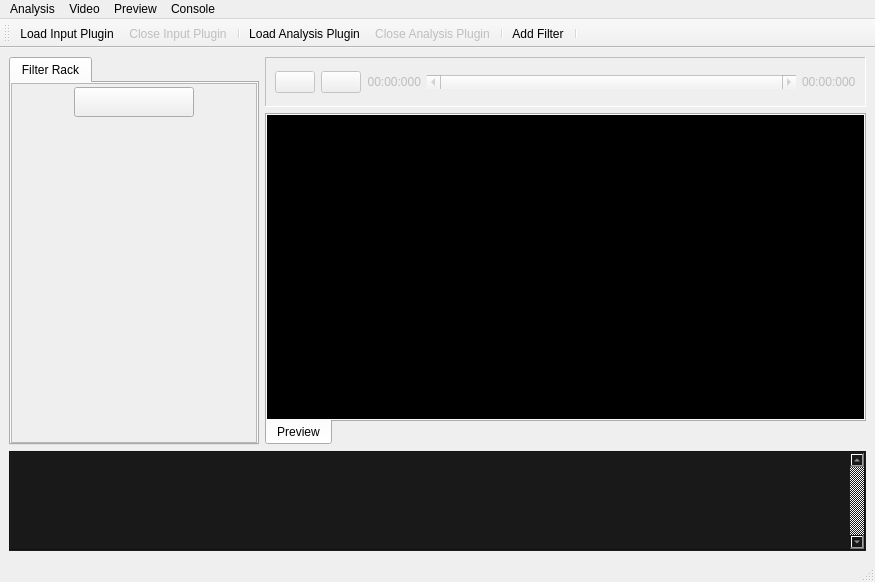
<?xml version="1.0" encoding="UTF-8"?>
<ui version="4.0">
 <class>MainWindow</class>
 <widget class="QMainWindow" name="MainWindow">
  <property name="geometry">
   <rect>
    <x>0</x>
    <y>0</y>
    <width>875</width>
    <height>582</height>
   </rect>
  </property>
  <property name="windowTitle">
   <string>IC</string>
  </property>
  <property name="toolButtonStyle">
   <enum>Qt::ToolButtonTextUnderIcon</enum>
  </property>
  <property name="animated">
   <bool>true</bool>
  </property>
  <property name="documentMode">
   <bool>false</bool>
  </property>
  <property name="tabShape">
   <enum>QTabWidget::Rounded</enum>
  </property>
  <property name="dockNestingEnabled">
   <bool>false</bool>
  </property>
  <widget class="QWidget" name="centralwidget">
   <layout class="QGridLayout" name="gridLayout">
    <item row="0" column="0" rowspan="2">
     <widget class="QTabWidget" name="toolstab">
      <property name="enabled">
       <bool>true</bool>
      </property>
      <property name="minimumSize">
       <size>
        <width>250</width>
        <height>0</height>
       </size>
      </property>
      <property name="maximumSize">
       <size>
        <width>250</width>
        <height>16777215</height>
       </size>
      </property>
      <property name="tabShape">
       <enum>QTabWidget::Rounded</enum>
      </property>
      <property name="currentIndex">
       <number>0</number>
      </property>
      <property name="elideMode">
       <enum>Qt::ElideNone</enum>
      </property>
      <property name="documentMode">
       <bool>false</bool>
      </property>
      <property name="tabsClosable">
       <bool>false</bool>
      </property>
      <property name="movable">
       <bool>true</bool>
      </property>
      <widget class="ICTab_FilterRack" name="tab_filterrack">
       <property name="enabled">
        <bool>true</bool>
       </property>
       <attribute name="title">
        <string>Filter Rack</string>
       </attribute>
       <layout class="QGridLayout" name="gridLayout_4">
        <property name="margin">
         <number>0</number>
        </property>
        <property name="spacing">
         <number>0</number>
        </property>
        <item row="0" column="0">
         <widget class="QScrollArea" name="sca_filterrack">
          <property name="enabled">
           <bool>true</bool>
          </property>
          <property name="widgetResizable">
           <bool>true</bool>
          </property>
          <property name="alignment">
           <set>Qt::AlignCenter</set>
          </property>
          <widget class="QWidget" name="filterrack_contents">
           <property name="enabled">
            <bool>true</bool>
           </property>
           <property name="geometry">
            <rect>
             <x>0</x>
             <y>0</y>
             <width>244</width>
             <height>342</height>
            </rect>
           </property>
           <layout class="QVBoxLayout" name="verticalLayout">
            <property name="spacing">
             <number>2</number>
            </property>
            <property name="margin">
             <number>3</number>
            </property>
            <item alignment="Qt::AlignHCenter">
             <widget class="QPushButton" name="pb_add_filter">
              <property name="sizePolicy">
               <sizepolicy hsizetype="Expanding" vsizetype="Fixed">
                <horstretch>0</horstretch>
                <verstretch>0</verstretch>
               </sizepolicy>
              </property>
              <property name="minimumSize">
               <size>
                <width>120</width>
                <height>30</height>
               </size>
              </property>
              <property name="maximumSize">
               <size>
                <width>16777215</width>
                <height>30</height>
               </size>
              </property>
              <property name="text">
               <string/>
              </property>
              <property name="icon">
               <iconset resource="resources/ic_resources.qrc">
                <normaloff>:/icon/add</normaloff>:/icon/add</iconset>
              </property>
              <property name="iconSize">
               <size>
                <width>18</width>
                <height>18</height>
               </size>
              </property>
              <property name="flat">
               <bool>false</bool>
              </property>
             </widget>
            </item>
            <item>
             <spacer name="verticalSpacer_2">
              <property name="orientation">
               <enum>Qt::Vertical</enum>
              </property>
              <property name="sizeHint" stdset="0">
               <size>
                <width>20</width>
                <height>40</height>
               </size>
              </property>
             </spacer>
            </item>
           </layout>
          </widget>
         </widget>
        </item>
       </layout>
      </widget>
     </widget>
    </item>
    <item row="0" column="1">
     <widget class="ICPlaybackFrame" name="frm_playback">
      <property name="enabled">
       <bool>false</bool>
      </property>
      <property name="minimumSize">
       <size>
        <width>0</width>
        <height>50</height>
       </size>
      </property>
      <property name="frameShape">
       <enum>QFrame::Panel</enum>
      </property>
      <property name="frameShadow">
       <enum>QFrame::Sunken</enum>
      </property>
      <layout class="QGridLayout" name="gridLayout_3">
       <item row="0" column="0">
        <widget class="QPushButton" name="pb_play">
         <property name="text">
          <string/>
         </property>
         <property name="icon">
          <iconset resource="resources/ic_resources.qrc">
           <normaloff>:/icon/play</normaloff>:/icon/play</iconset>
         </property>
         <property name="iconSize">
          <size>
           <width>16</width>
           <height>16</height>
          </size>
         </property>
         <property name="checkable">
          <bool>true</bool>
         </property>
        </widget>
       </item>
       <item row="0" column="1">
        <widget class="QPushButton" name="pb_loop">
         <property name="text">
          <string/>
         </property>
         <property name="icon">
          <iconset resource="resources/ic_resources.qrc">
           <normaloff>:/icon/refresh</normaloff>:/icon/refresh</iconset>
         </property>
         <property name="iconSize">
          <size>
           <width>16</width>
           <height>16</height>
          </size>
         </property>
         <property name="checkable">
          <bool>true</bool>
         </property>
        </widget>
       </item>
       <item row="0" column="2">
        <widget class="QLabel" name="lbl_current">
         <property name="text">
          <string>00:00:000</string>
         </property>
         <property name="alignment">
          <set>Qt::AlignRight|Qt::AlignTrailing|Qt::AlignVCenter</set>
         </property>
        </widget>
       </item>
       <item row="0" column="3">
        <widget class="QScrollBar" name="scb_pos">
         <property name="sizePolicy">
          <sizepolicy hsizetype="Expanding" vsizetype="Fixed">
           <horstretch>0</horstretch>
           <verstretch>0</verstretch>
          </sizepolicy>
         </property>
         <property name="maximum">
          <number>0</number>
         </property>
         <property name="sliderPosition">
          <number>0</number>
         </property>
         <property name="tracking">
          <bool>true</bool>
         </property>
         <property name="orientation">
          <enum>Qt::Horizontal</enum>
         </property>
        </widget>
       </item>
       <item row="0" column="4">
        <widget class="QLabel" name="lbl_total">
         <property name="text">
          <string>00:00:000</string>
         </property>
        </widget>
       </item>
      </layout>
     </widget>
    </item>
    <item row="1" column="1">
     <widget class="QTabWidget" name="maintab">
      <property name="enabled">
       <bool>true</bool>
      </property>
      <property name="tabPosition">
       <enum>QTabWidget::South</enum>
      </property>
      <property name="currentIndex">
       <number>0</number>
      </property>
      <property name="movable">
       <bool>true</bool>
      </property>
      <widget class="ICTab_Preview" name="tab_preview">
       <attribute name="title">
        <string>Preview</string>
       </attribute>
       <layout class="QGridLayout" name="gridLayout_6">
        <property name="margin">
         <number>0</number>
        </property>
        <property name="spacing">
         <number>0</number>
        </property>
        <item row="0" column="0">
         <widget class="QLabel_ResizablePixmap" name="lbl_preview">
          <property name="autoFillBackground">
           <bool>false</bool>
          </property>
          <property name="styleSheet">
           <string notr="true">background-color: rgb(0, 0, 0);</string>
          </property>
          <property name="text">
           <string/>
          </property>
          <property name="alignment">
           <set>Qt::AlignCenter</set>
          </property>
         </widget>
        </item>
       </layout>
      </widget>
     </widget>
    </item>
    <item row="2" column="0" colspan="2">
     <widget class="QTextEdit" name="txt_console">
      <property name="enabled">
       <bool>true</bool>
      </property>
      <property name="sizePolicy">
       <sizepolicy hsizetype="Expanding" vsizetype="Expanding">
        <horstretch>2</horstretch>
        <verstretch>0</verstretch>
       </sizepolicy>
      </property>
      <property name="minimumSize">
       <size>
        <width>100</width>
        <height>0</height>
       </size>
      </property>
      <property name="maximumSize">
       <size>
        <width>16777215</width>
        <height>100</height>
       </size>
      </property>
      <property name="palette">
       <palette>
        <active>
         <colorrole role="WindowText">
          <brush brushstyle="SolidPattern">
           <color alpha="255">
            <red>213</red>
            <green>213</green>
            <blue>213</blue>
           </color>
          </brush>
         </colorrole>
         <colorrole role="Button">
          <brush brushstyle="SolidPattern">
           <color alpha="255">
            <red>25</red>
            <green>25</green>
            <blue>25</blue>
           </color>
          </brush>
         </colorrole>
         <colorrole role="Light">
          <brush brushstyle="SolidPattern">
           <color alpha="255">
            <red>255</red>
            <green>255</green>
            <blue>255</blue>
           </color>
          </brush>
         </colorrole>
         <colorrole role="Midlight">
          <brush brushstyle="SolidPattern">
           <color alpha="255">
            <red>255</red>
            <green>255</green>
            <blue>255</blue>
           </color>
          </brush>
         </colorrole>
         <colorrole role="Dark">
          <brush brushstyle="SolidPattern">
           <color alpha="255">
            <red>127</red>
            <green>127</green>
            <blue>127</blue>
           </color>
          </brush>
         </colorrole>
         <colorrole role="Mid">
          <brush brushstyle="SolidPattern">
           <color alpha="255">
            <red>170</red>
            <green>170</green>
            <blue>170</blue>
           </color>
          </brush>
         </colorrole>
         <colorrole role="Text">
          <brush brushstyle="SolidPattern">
           <color alpha="255">
            <red>213</red>
            <green>213</green>
            <blue>213</blue>
           </color>
          </brush>
         </colorrole>
         <colorrole role="BrightText">
          <brush brushstyle="SolidPattern">
           <color alpha="255">
            <red>255</red>
            <green>255</green>
            <blue>255</blue>
           </color>
          </brush>
         </colorrole>
         <colorrole role="ButtonText">
          <brush brushstyle="SolidPattern">
           <color alpha="255">
            <red>213</red>
            <green>213</green>
            <blue>213</blue>
           </color>
          </brush>
         </colorrole>
         <colorrole role="Base">
          <brush brushstyle="SolidPattern">
           <color alpha="255">
            <red>25</red>
            <green>25</green>
            <blue>25</blue>
           </color>
          </brush>
         </colorrole>
         <colorrole role="Window">
          <brush brushstyle="SolidPattern">
           <color alpha="255">
            <red>25</red>
            <green>25</green>
            <blue>25</blue>
           </color>
          </brush>
         </colorrole>
         <colorrole role="Shadow">
          <brush brushstyle="SolidPattern">
           <color alpha="255">
            <red>0</red>
            <green>0</green>
            <blue>0</blue>
           </color>
          </brush>
         </colorrole>
         <colorrole role="AlternateBase">
          <brush brushstyle="SolidPattern">
           <color alpha="255">
            <red>255</red>
            <green>255</green>
            <blue>255</blue>
           </color>
          </brush>
         </colorrole>
         <colorrole role="ToolTipBase">
          <brush brushstyle="SolidPattern">
           <color alpha="255">
            <red>255</red>
            <green>255</green>
            <blue>220</blue>
           </color>
          </brush>
         </colorrole>
         <colorrole role="ToolTipText">
          <brush brushstyle="SolidPattern">
           <color alpha="255">
            <red>0</red>
            <green>0</green>
            <blue>0</blue>
           </color>
          </brush>
         </colorrole>
        </active>
        <inactive>
         <colorrole role="WindowText">
          <brush brushstyle="SolidPattern">
           <color alpha="255">
            <red>213</red>
            <green>213</green>
            <blue>213</blue>
           </color>
          </brush>
         </colorrole>
         <colorrole role="Button">
          <brush brushstyle="SolidPattern">
           <color alpha="255">
            <red>25</red>
            <green>25</green>
            <blue>25</blue>
           </color>
          </brush>
         </colorrole>
         <colorrole role="Light">
          <brush brushstyle="SolidPattern">
           <color alpha="255">
            <red>255</red>
            <green>255</green>
            <blue>255</blue>
           </color>
          </brush>
         </colorrole>
         <colorrole role="Midlight">
          <brush brushstyle="SolidPattern">
           <color alpha="255">
            <red>255</red>
            <green>255</green>
            <blue>255</blue>
           </color>
          </brush>
         </colorrole>
         <colorrole role="Dark">
          <brush brushstyle="SolidPattern">
           <color alpha="255">
            <red>127</red>
            <green>127</green>
            <blue>127</blue>
           </color>
          </brush>
         </colorrole>
         <colorrole role="Mid">
          <brush brushstyle="SolidPattern">
           <color alpha="255">
            <red>170</red>
            <green>170</green>
            <blue>170</blue>
           </color>
          </brush>
         </colorrole>
         <colorrole role="Text">
          <brush brushstyle="SolidPattern">
           <color alpha="255">
            <red>213</red>
            <green>213</green>
            <blue>213</blue>
           </color>
          </brush>
         </colorrole>
         <colorrole role="BrightText">
          <brush brushstyle="SolidPattern">
           <color alpha="255">
            <red>255</red>
            <green>255</green>
            <blue>255</blue>
           </color>
          </brush>
         </colorrole>
         <colorrole role="ButtonText">
          <brush brushstyle="SolidPattern">
           <color alpha="255">
            <red>213</red>
            <green>213</green>
            <blue>213</blue>
           </color>
          </brush>
         </colorrole>
         <colorrole role="Base">
          <brush brushstyle="SolidPattern">
           <color alpha="255">
            <red>25</red>
            <green>25</green>
            <blue>25</blue>
           </color>
          </brush>
         </colorrole>
         <colorrole role="Window">
          <brush brushstyle="SolidPattern">
           <color alpha="255">
            <red>25</red>
            <green>25</green>
            <blue>25</blue>
           </color>
          </brush>
         </colorrole>
         <colorrole role="Shadow">
          <brush brushstyle="SolidPattern">
           <color alpha="255">
            <red>0</red>
            <green>0</green>
            <blue>0</blue>
           </color>
          </brush>
         </colorrole>
         <colorrole role="AlternateBase">
          <brush brushstyle="SolidPattern">
           <color alpha="255">
            <red>255</red>
            <green>255</green>
            <blue>255</blue>
           </color>
          </brush>
         </colorrole>
         <colorrole role="ToolTipBase">
          <brush brushstyle="SolidPattern">
           <color alpha="255">
            <red>255</red>
            <green>255</green>
            <blue>220</blue>
           </color>
          </brush>
         </colorrole>
         <colorrole role="ToolTipText">
          <brush brushstyle="SolidPattern">
           <color alpha="255">
            <red>0</red>
            <green>0</green>
            <blue>0</blue>
           </color>
          </brush>
         </colorrole>
        </inactive>
        <disabled>
         <colorrole role="WindowText">
          <brush brushstyle="SolidPattern">
           <color alpha="255">
            <red>213</red>
            <green>213</green>
            <blue>213</blue>
           </color>
          </brush>
         </colorrole>
         <colorrole role="Button">
          <brush brushstyle="SolidPattern">
           <color alpha="255">
            <red>25</red>
            <green>25</green>
            <blue>25</blue>
           </color>
          </brush>
         </colorrole>
         <colorrole role="Light">
          <brush brushstyle="SolidPattern">
           <color alpha="255">
            <red>255</red>
            <green>255</green>
            <blue>255</blue>
           </color>
          </brush>
         </colorrole>
         <colorrole role="Midlight">
          <brush brushstyle="SolidPattern">
           <color alpha="255">
            <red>255</red>
            <green>255</green>
            <blue>255</blue>
           </color>
          </brush>
         </colorrole>
         <colorrole role="Dark">
          <brush brushstyle="SolidPattern">
           <color alpha="255">
            <red>127</red>
            <green>127</green>
            <blue>127</blue>
           </color>
          </brush>
         </colorrole>
         <colorrole role="Mid">
          <brush brushstyle="SolidPattern">
           <color alpha="255">
            <red>170</red>
            <green>170</green>
            <blue>170</blue>
           </color>
          </brush>
         </colorrole>
         <colorrole role="Text">
          <brush brushstyle="SolidPattern">
           <color alpha="255">
            <red>213</red>
            <green>213</green>
            <blue>213</blue>
           </color>
          </brush>
         </colorrole>
         <colorrole role="BrightText">
          <brush brushstyle="SolidPattern">
           <color alpha="255">
            <red>255</red>
            <green>255</green>
            <blue>255</blue>
           </color>
          </brush>
         </colorrole>
         <colorrole role="ButtonText">
          <brush brushstyle="SolidPattern">
           <color alpha="255">
            <red>213</red>
            <green>213</green>
            <blue>213</blue>
           </color>
          </brush>
         </colorrole>
         <colorrole role="Base">
          <brush brushstyle="SolidPattern">
           <color alpha="255">
            <red>25</red>
            <green>25</green>
            <blue>25</blue>
           </color>
          </brush>
         </colorrole>
         <colorrole role="Window">
          <brush brushstyle="SolidPattern">
           <color alpha="255">
            <red>25</red>
            <green>25</green>
            <blue>25</blue>
           </color>
          </brush>
         </colorrole>
         <colorrole role="Shadow">
          <brush brushstyle="SolidPattern">
           <color alpha="255">
            <red>0</red>
            <green>0</green>
            <blue>0</blue>
           </color>
          </brush>
         </colorrole>
         <colorrole role="AlternateBase">
          <brush brushstyle="SolidPattern">
           <color alpha="255">
            <red>255</red>
            <green>255</green>
            <blue>255</blue>
           </color>
          </brush>
         </colorrole>
         <colorrole role="ToolTipBase">
          <brush brushstyle="SolidPattern">
           <color alpha="255">
            <red>255</red>
            <green>255</green>
            <blue>220</blue>
           </color>
          </brush>
         </colorrole>
         <colorrole role="ToolTipText">
          <brush brushstyle="SolidPattern">
           <color alpha="255">
            <red>0</red>
            <green>0</green>
            <blue>0</blue>
           </color>
          </brush>
         </colorrole>
        </disabled>
       </palette>
      </property>
      <property name="font">
       <font>
        <family>Liberation Sans</family>
        <pointsize>9</pointsize>
        <weight>50</weight>
        <italic>false</italic>
        <bold>false</bold>
       </font>
      </property>
      <property name="styleSheet">
       <string notr="true">font: 9pt &quot;Liberation Sans&quot;;
background-color: rgb(25, 25, 25);
color: rgb(213, 213, 213);</string>
      </property>
      <property name="frameShape">
       <enum>QFrame::Box</enum>
      </property>
      <property name="verticalScrollBarPolicy">
       <enum>Qt::ScrollBarAlwaysOn</enum>
      </property>
      <property name="horizontalScrollBarPolicy">
       <enum>Qt::ScrollBarAlwaysOff</enum>
      </property>
      <property name="readOnly">
       <bool>true</bool>
      </property>
      <property name="html">
       <string>&lt;!DOCTYPE HTML PUBLIC &quot;-//W3C//DTD HTML 4.0//EN&quot; &quot;http://www.w3.org/TR/REC-html40/strict.dtd&quot;&gt;
&lt;html&gt;&lt;head&gt;&lt;meta name=&quot;qrichtext&quot; content=&quot;1&quot; /&gt;&lt;style type=&quot;text/css&quot;&gt;
p, li { white-space: pre-wrap; }
&lt;/style&gt;&lt;/head&gt;&lt;body style=&quot; font-family:'Liberation Sans'; font-size:9pt; font-weight:400; font-style:normal;&quot;&gt;
&lt;p style=&quot;-qt-paragraph-type:empty; margin-top:0px; margin-bottom:0px; margin-left:0px; margin-right:0px; -qt-block-indent:0; text-indent:0px; font-family:'Droid Sans'; font-size:10pt; font-weight:600;&quot;&gt;&lt;br /&gt;&lt;/p&gt;&lt;/body&gt;&lt;/html&gt;</string>
      </property>
      <property name="tabStopWidth">
       <number>0</number>
      </property>
      <property name="textInteractionFlags">
       <set>Qt::LinksAccessibleByKeyboard|Qt::LinksAccessibleByMouse|Qt::TextBrowserInteraction|Qt::TextSelectableByKeyboard|Qt::TextSelectableByMouse</set>
      </property>
     </widget>
    </item>
   </layout>
  </widget>
  <widget class="QStatusBar" name="statusbar">
   <property name="locale">
    <locale language="Portuguese" country="Brazil"/>
   </property>
  </widget>
  <widget class="QMenuBar" name="menubar">
   <property name="geometry">
    <rect>
     <x>0</x>
     <y>0</y>
     <width>875</width>
     <height>27</height>
    </rect>
   </property>
   <widget class="QMenu" name="menu_preview">
    <property name="enabled">
     <bool>true</bool>
    </property>
    <property name="title">
     <string>Preview</string>
    </property>
    <widget class="QMenu" name="menu_preview_source">
     <property name="autoFillBackground">
      <bool>false</bool>
     </property>
     <property name="tearOffEnabled">
      <bool>false</bool>
     </property>
     <property name="title">
      <string>Preview source</string>
     </property>
     <addaction name="actn_raw"/>
     <addaction name="actn_post_filter"/>
     <addaction name="actn_post_analysis"/>
    </widget>
    <addaction name="menu_preview_source"/>
   </widget>
   <widget class="QMenu" name="menu_video">
    <property name="enabled">
     <bool>true</bool>
    </property>
    <property name="title">
     <string>Video</string>
    </property>
    <addaction name="actn_load_input_plugin"/>
    <addaction name="actn_close_input_plugin"/>
    <addaction name="separator"/>
    <addaction name="actn_load_analysis_plugin"/>
    <addaction name="actn_close_analysis_plugin"/>
   </widget>
   <widget class="QMenu" name="menu_analysis">
    <property name="title">
     <string>Analysis</string>
    </property>
    <property name="separatorsCollapsible">
     <bool>false</bool>
    </property>
    <addaction name="actn_new_analysis"/>
    <addaction name="actn_open"/>
    <addaction name="separator"/>
    <addaction name="actn_save"/>
    <addaction name="actn_save_as"/>
    <addaction name="separator"/>
    <addaction name="actn_show_settings"/>
    <addaction name="separator"/>
    <addaction name="actn_exit"/>
   </widget>
   <widget class="QMenu" name="menu_console">
    <property name="title">
     <string>Console</string>
    </property>
   </widget>
   <addaction name="menu_analysis"/>
   <addaction name="menu_video"/>
   <addaction name="menu_preview"/>
   <addaction name="menu_console"/>
  </widget>
  <widget class="QToolBar" name="toolbar">
   <property name="enabled">
    <bool>true</bool>
   </property>
   <property name="windowTitle">
    <string>Toolbar</string>
   </property>
   <property name="allowedAreas">
    <set>Qt::TopToolBarArea</set>
   </property>
   <property name="iconSize">
    <size>
     <width>16</width>
     <height>16</height>
    </size>
   </property>
   <property name="toolButtonStyle">
    <enum>Qt::ToolButtonIconOnly</enum>
   </property>
   <attribute name="toolBarArea">
    <enum>TopToolBarArea</enum>
   </attribute>
   <attribute name="toolBarBreak">
    <bool>false</bool>
   </attribute>
   <addaction name="actn_load_input_plugin"/>
   <addaction name="actn_close_input_plugin"/>
   <addaction name="separator"/>
   <addaction name="actn_load_analysis_plugin"/>
   <addaction name="actn_close_analysis_plugin"/>
   <addaction name="separator"/>
   <addaction name="actn_add_filter"/>
   <addaction name="separator"/>
  </widget>
  <action name="actn_raw">
   <property name="checkable">
    <bool>true</bool>
   </property>
   <property name="checked">
    <bool>true</bool>
   </property>
   <property name="enabled">
    <bool>true</bool>
   </property>
   <property name="icon">
    <iconset resource="resources/ic_resources.qrc">
     <normaloff>:/icon/tv</normaloff>:/icon/tv</iconset>
   </property>
   <property name="text">
    <string>Raw</string>
   </property>
   <property name="iconVisibleInMenu">
    <bool>true</bool>
   </property>
  </action>
  <action name="actn_post_filter">
   <property name="checkable">
    <bool>true</bool>
   </property>
   <property name="enabled">
    <bool>true</bool>
   </property>
   <property name="icon">
    <iconset resource="resources/ic_resources.qrc">
     <normaloff>:/icon/tv</normaloff>:/icon/tv</iconset>
   </property>
   <property name="text">
    <string>Post-Filter</string>
   </property>
   <property name="iconVisibleInMenu">
    <bool>true</bool>
   </property>
  </action>
  <action name="actn_post_analysis">
   <property name="checkable">
    <bool>true</bool>
   </property>
   <property name="enabled">
    <bool>true</bool>
   </property>
   <property name="icon">
    <iconset resource="resources/ic_resources.qrc">
     <normaloff>:/icon/tv</normaloff>:/icon/tv</iconset>
   </property>
   <property name="text">
    <string>Post-Analysis</string>
   </property>
   <property name="iconVisibleInMenu">
    <bool>true</bool>
   </property>
  </action>
  <action name="actn_load_input_plugin">
   <property name="enabled">
    <bool>true</bool>
   </property>
   <property name="icon">
    <iconset resource="resources/ic_resources.qrc">
     <normaloff>:/icon/load</normaloff>:/icon/load</iconset>
   </property>
   <property name="text">
    <string>Load Input Plugin</string>
   </property>
   <property name="iconVisibleInMenu">
    <bool>true</bool>
   </property>
  </action>
  <action name="actn_close_input_plugin">
   <property name="enabled">
    <bool>false</bool>
   </property>
   <property name="icon">
    <iconset resource="resources/ic_resources.qrc">
     <normaloff>:/icon/close</normaloff>:/icon/close</iconset>
   </property>
   <property name="text">
    <string>Close Input Plugin</string>
   </property>
   <property name="iconVisibleInMenu">
    <bool>true</bool>
   </property>
  </action>
  <action name="actn_new_analysis">
   <property name="icon">
    <iconset resource="resources/ic_resources.qrc">
     <normaloff>:/icon/new_document</normaloff>:/icon/new_document</iconset>
   </property>
   <property name="text">
    <string>New Analysis</string>
   </property>
   <property name="toolTip">
    <string>Create a new Analysis</string>
   </property>
   <property name="shortcut">
    <string>Ctrl+N</string>
   </property>
   <property name="iconVisibleInMenu">
    <bool>true</bool>
   </property>
  </action>
  <action name="actn_open">
   <property name="icon">
    <iconset resource="resources/ic_resources.qrc">
     <normaloff>:/icon/folder</normaloff>:/icon/folder</iconset>
   </property>
   <property name="text">
    <string>Open...</string>
   </property>
   <property name="toolTip">
    <string>Open an analysis file</string>
   </property>
   <property name="shortcut">
    <string>Ctrl+O</string>
   </property>
   <property name="iconVisibleInMenu">
    <bool>true</bool>
   </property>
  </action>
  <action name="actn_save">
   <property name="enabled">
    <bool>false</bool>
   </property>
   <property name="icon">
    <iconset resource="resources/ic_resources.qrc">
     <normaloff>:/icon/save</normaloff>:/icon/save</iconset>
   </property>
   <property name="text">
    <string>Save</string>
   </property>
   <property name="toolTip">
    <string>Save current analysis to a file</string>
   </property>
   <property name="shortcut">
    <string>Ctrl+S</string>
   </property>
   <property name="iconVisibleInMenu">
    <bool>true</bool>
   </property>
  </action>
  <action name="actn_save_as">
   <property name="enabled">
    <bool>false</bool>
   </property>
   <property name="text">
    <string>Save as...</string>
   </property>
  </action>
  <action name="actn_exit">
   <property name="icon">
    <iconset resource="resources/ic_resources.qrc">
     <normaloff>:/icon/exit</normaloff>:/icon/exit</iconset>
   </property>
   <property name="text">
    <string>Exit</string>
   </property>
   <property name="toolTip">
    <string>Exit from application</string>
   </property>
   <property name="iconVisibleInMenu">
    <bool>true</bool>
   </property>
  </action>
  <action name="actn_add_filter">
   <property name="icon">
    <iconset resource="resources/ic_resources.qrc">
     <normaloff>:/icon/add</normaloff>:/icon/add</iconset>
   </property>
   <property name="text">
    <string>Add Filter</string>
   </property>
   <property name="iconVisibleInMenu">
    <bool>true</bool>
   </property>
  </action>
  <action name="actn_clearfilterrack">
   <property name="text">
    <string>Clear</string>
   </property>
  </action>
  <action name="actn_show_settings">
   <property name="enabled">
    <bool>false</bool>
   </property>
   <property name="icon">
    <iconset resource="resources/ic_resources.qrc">
     <normaloff>:/icon/wrench</normaloff>:/icon/wrench</iconset>
   </property>
   <property name="text">
    <string>Settings</string>
   </property>
   <property name="toolTip">
    <string>Edit Analysis Settings</string>
   </property>
   <property name="iconVisibleInMenu">
    <bool>true</bool>
   </property>
  </action>
  <action name="actn_load_analysis_plugin">
   <property name="enabled">
    <bool>true</bool>
   </property>
   <property name="icon">
    <iconset resource="resources/ic_resources.qrc">
     <normaloff>:/icon/magnifying_glass</normaloff>:/icon/magnifying_glass</iconset>
   </property>
   <property name="text">
    <string>Load Analysis Plugin</string>
   </property>
   <property name="iconVisibleInMenu">
    <bool>true</bool>
   </property>
  </action>
  <action name="actn_close_analysis_plugin">
   <property name="enabled">
    <bool>false</bool>
   </property>
   <property name="icon">
    <iconset resource="resources/ic_resources.qrc">
     <normaloff>:/icon/close</normaloff>:/icon/close</iconset>
   </property>
   <property name="text">
    <string>Close Analysis Plugin</string>
   </property>
   <property name="iconVisibleInMenu">
    <bool>true</bool>
   </property>
  </action>
 </widget>
 <customwidgets>
  <customwidget>
   <class>ICPlaybackFrame</class>
   <extends>QFrame</extends>
   <header>playback_frame</header>
   <container>1</container>
  </customwidget>
  <customwidget>
   <class>ICTab_Preview</class>
   <extends>QWidget</extends>
   <header>tab_preview</header>
   <container>1</container>
  </customwidget>
  <customwidget>
   <class>QLabel_ResizablePixmap</class>
   <extends>QLabel</extends>
   <header>resizable_pixmap_label</header>
  </customwidget>
  <customwidget>
   <class>ICTab_FilterRack</class>
   <extends>QWidget</extends>
   <header>tab_filter_rack</header>
   <container>1</container>
  </customwidget>
 </customwidgets>
 <resources>
  <include location="resources/ic_resources.qrc"/>
 </resources>
 <connections/>
</ui>
